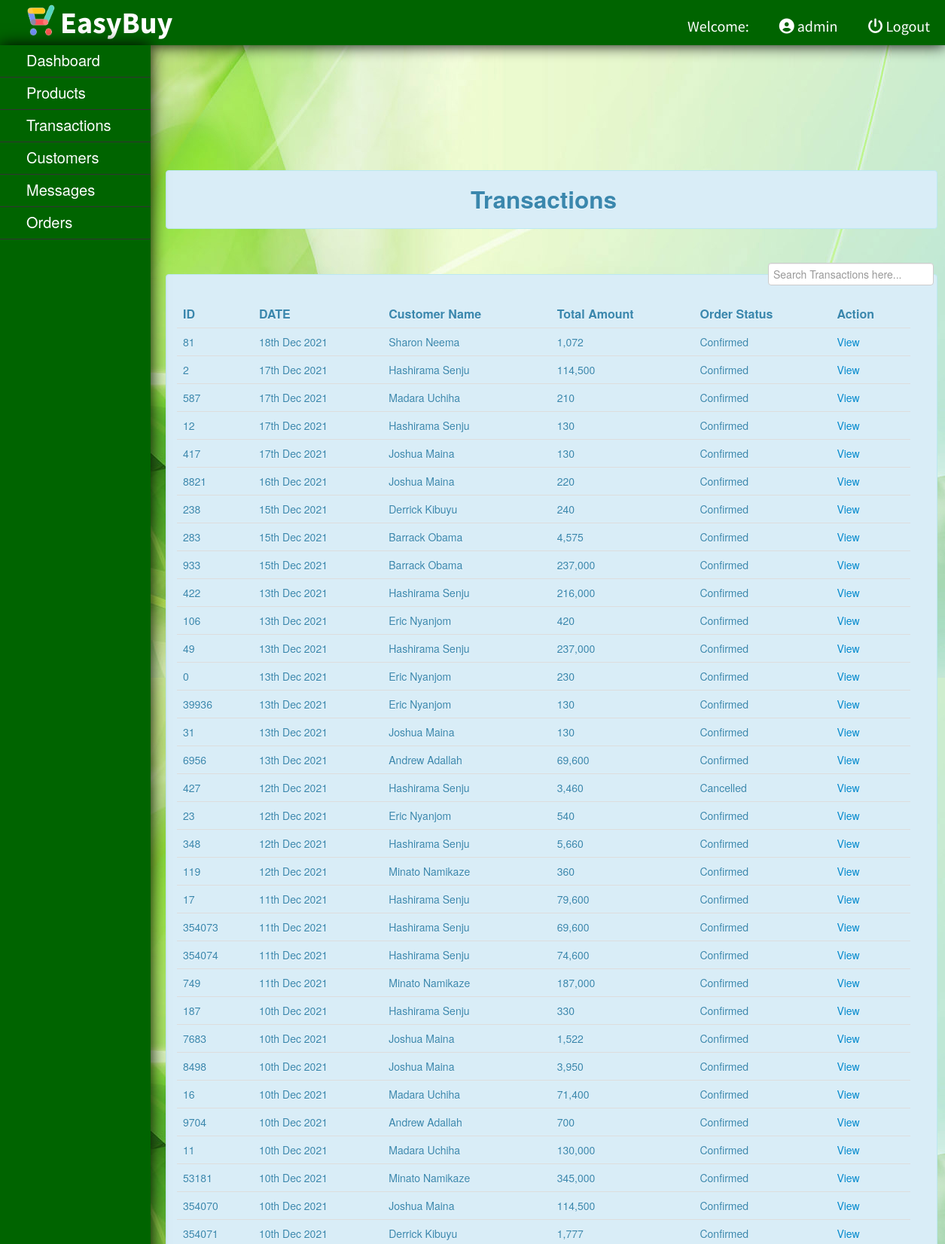
Page /admin/transaction.php (signed in, upper part) on the committed database.
### tables this page shows
CREATE TABLE `transaction` (
  `transactionid` int(15) NOT NULL,
  `customerid` int(11) NOT NULL,
  `amount` int(15) NOT NULL,
  `date` date NOT NULL,
  `status` varchar(20) NOT NULL
);

CREATE TABLE `customer` (
  `customerid` int(11) NOT NULL,
  `firstname` varchar(26) NOT NULL,
  `lastname` varchar(26) NOT NULL,
  `address` varchar(26) NOT NULL,
  `mobile` varchar(15) DEFAULT NULL,
  `email` varchar(35) NOT NULL
);

### admin/transaction.php (the view, shortened to what this page needs)
<?php
	include("../db/dbconn.php");
?>
<!DOCTYPE html>
<html>
<?php require_once('../template/header_admin.php'); ?>
	<br>
					<?php require_once('../template/admin_nav.php'); ?>
          <div id="rightcontent" style="position:absolute; top:10%;">
          			<div class="alert alert-info"><center><h2>Transactions	</h2></center></div>
          			<br />
          				<label  style="padding:5px; float:right;"><input type="text" name="filter" placeholder="Search Transactions here..." id="filter"></label>
          			<br />
          			<div class="alert alert-info">
          			<table class="table table-hover" style="background-color:;">
          				<thead>
          				<tr style="font-size:16px;">
          					<th>ID</th>
          					<th>DATE</th>
          					<th>Customer Name</th>
          					<th>Total Amount</th>
          					<th>Order Status</th>
          					<th>Action</th>
          				</tr>
          				</thead>
          				<tbody>
          				<?php
          					$query = $conn->query("SELECT * FROM transaction LEFT JOIN customer ON customer.customerid = transaction.customerid ORDER BY transaction.date DESC") or die(mysqli_error());
          					while($fetch = $query->fetch_array())
          						{
          						$id = $fetch['transactionid'];
          						$amnt = $fetch['amount'];
          						$o_stat = $fetch['status'];
          						$o_date = date("jS M Y", strtotime($fetch['date']));
          						$name = $fetch['firstname'].' '.$fetch['lastname'];
          				?>
          				<tr>
          					<td><?php echo $id; ?></td>
          					<td><?php echo $o_date; ?></td>
          					<td><?php echo $name; ?></td>
          					<td><?php echo number_format($amnt); ?></td>
          					<td><?php echo $o_stat; ?></td>
          					<td><a href="receipt.php?tid=<?php echo $id; ?>">View</a>
          				</tr>
          				<?php
          					}
          				?>
          				</tbody>
          			</table>
          			</div>
          			</div>
				</body>
		</html>

### template/header_admin.php
<?php require_once('../template/admin_head.php'); ?>
<body>
	<div id="header" style="position:fixed;">
		<img src="../img/logo.png">
		<label>EasyBuy</label>
		<?php
				$id = (int) $_SESSION['id'];
					$query = $conn->query ("SELECT * FROM admin WHERE adminid = '$id' ") or die (mysqli_error());
					$fetch = $query->fetch_array ();
			?>
			<ul>
				<li><a href="../function/admin_logout.php"><i class='fas fa-power-off'></i> Logout</a></li>
				<li><a><i class='fas fa-user-circle'></i> <?php echo $fetch['username']; ?></a></li>
				<li>Welcome:</li>
			</ul>
	</div>

### css/style.css (style rules this page uses)
body { background-image: url("../img/background.jpg"); background-attachment: fixed; }
#header { height:60px; width:100%; background-color:#006400; color:#fff; text-indent:10px; box-shadow:0px 0px 20px 0px black; }
#header img { position:absolute; height:45px; width:45px; margin-left:20px; margin-top:2.5px; }
#header label { position:relative; top:20px; color:#fff; text-indent:80px; font-size:40px; clear:both; font-family: "Source Sans Pro", sans-serif; font-weight: bold; }
#header ul { list-style-type:none; position:relative; font-family: "Source Sans Pro", sans-serif; }
#header ul li { display:inline; position:relative; font-size: 20px; float:right; margin-right:20px; }
#header ul li a { text-decoration:none; color:#fff; display: block; transition: all 0.3s ease-out; }
#rightcontent { position:relative; width:1025px; top:50px; left:220px; z-index:-99999; }

### rows in the picture
transaction: transactionid "81", date "18th Dec 2021", customerid.lastname "Sharon Neema", amount "1,072", status "Confirmed"
transaction: transactionid "2", date "17th Dec 2021", customerid.lastname "Hashirama Senju", amount "114,500", status "Confirmed"
transaction: transactionid "587", date "17th Dec 2021", customerid.lastname "Madara Uchiha", amount "210", status "Confirmed"
transaction: transactionid "12", date "17th Dec 2021", customerid.lastname "Hashirama Senju", amount "130", status "Confirmed"
transaction: transactionid "417", date "17th Dec 2021", customerid.lastname "Joshua Maina", amount "130", status "Confirmed"
transaction: transactionid "8821", date "16th Dec 2021", customerid.lastname "Joshua Maina", amount "220", status "Confirmed"
transaction: transactionid "238", date "15th Dec 2021", customerid.lastname "Derrick Kibuyu", amount "240", status "Confirmed"
transaction: transactionid "283", date "15th Dec 2021", customerid.lastname "Barrack Obama", amount "4,575", status "Confirmed"
transaction: transactionid "933", date "15th Dec 2021", customerid.lastname "Barrack Obama", amount "237,000", status "Confirmed"
transaction: transactionid "422", date "13th Dec 2021", customerid.lastname "Hashirama Senju", amount "216,000", status "Confirmed"
transaction: transactionid "106", date "13th Dec 2021", customerid.lastname "Eric Nyanjom", amount "420", status "Confirmed"
transaction: transactionid "49", date "13th Dec 2021", customerid.lastname "Hashirama Senju", amount "237,000", status "Confirmed"
transaction: transactionid "0", date "13th Dec 2021", customerid.lastname "Eric Nyanjom", amount "230", status "Confirmed"
transaction: transactionid "39936", date "13th Dec 2021", customerid.lastname "Eric Nyanjom", amount "130", status "Confirmed"
transaction: transactionid "31", date "13th Dec 2021", customerid.lastname "Joshua Maina", amount "130", status "Confirmed"
transaction: transactionid "6956", date "13th Dec 2021", customerid.lastname "Andrew Adallah", amount "69,600", status "Confirmed"
transaction: transactionid "427", date "12th Dec 2021", customerid.lastname "Hashirama Senju", amount "3,460", status "Cancelled"
transaction: transactionid "23", date "12th Dec 2021", customerid.lastname "Eric Nyanjom", amount "540", status "Confirmed"
transaction: transactionid "348", date "12th Dec 2021", customerid.lastname "Hashirama Senju", amount "5,660", status "Confirmed"
transaction: transactionid "119", date "12th Dec 2021", customerid.lastname "Minato Namikaze", amount "360", status "Confirmed"
transaction: transactionid "17", date "11th Dec 2021", customerid.lastname "Hashirama Senju", amount "79,600", status "Confirmed"
transaction: transactionid "354073", date "11th Dec 2021", customerid.lastname "Hashirama Senju", amount "69,600", status "Confirmed"
transaction: transactionid "354074", date "11th Dec 2021", customerid.lastname "Hashirama Senju", amount "74,600", status "Confirmed"
transaction: transactionid "749", date "11th Dec 2021", customerid.lastname "Minato Namikaze", amount "187,000", status "Confirmed"
transaction: transactionid "187", date "10th Dec 2021", customerid.lastname "Hashirama Senju", amount "330", status "Confirmed"
transaction: transactionid "7683", date "10th Dec 2021", customerid.lastname "Joshua Maina", amount "1,522", status "Confirmed"
transaction: transactionid "8498", date "10th Dec 2021", customerid.lastname "Joshua Maina", amount "3,950", status "Confirmed"
transaction: transactionid "16", date "10th Dec 2021", customerid.lastname "Madara Uchiha", amount "71,400", status "Confirmed"
transaction: transactionid "9704", date "10th Dec 2021", customerid.lastname "Andrew Adallah", amount "700", status "Confirmed"
transaction: transactionid "11", date "10th Dec 2021", customerid.lastname "Madara Uchiha", amount "130,000", status "Confirmed"
transaction: transactionid "53181", date "10th Dec 2021", customerid.lastname "Minato Namikaze", amount "345,000", status "Confirmed"
transaction: transactionid "354070", date "10th Dec 2021", customerid.lastname "Joshua Maina", amount "114,500", status "Confirmed"
transaction: transactionid "354071", date "10th Dec 2021", customerid.lastname "Derrick Kibuyu", amount "1,777", status "Confirmed"

### other values in the picture
$fetch['username'] "admin"
